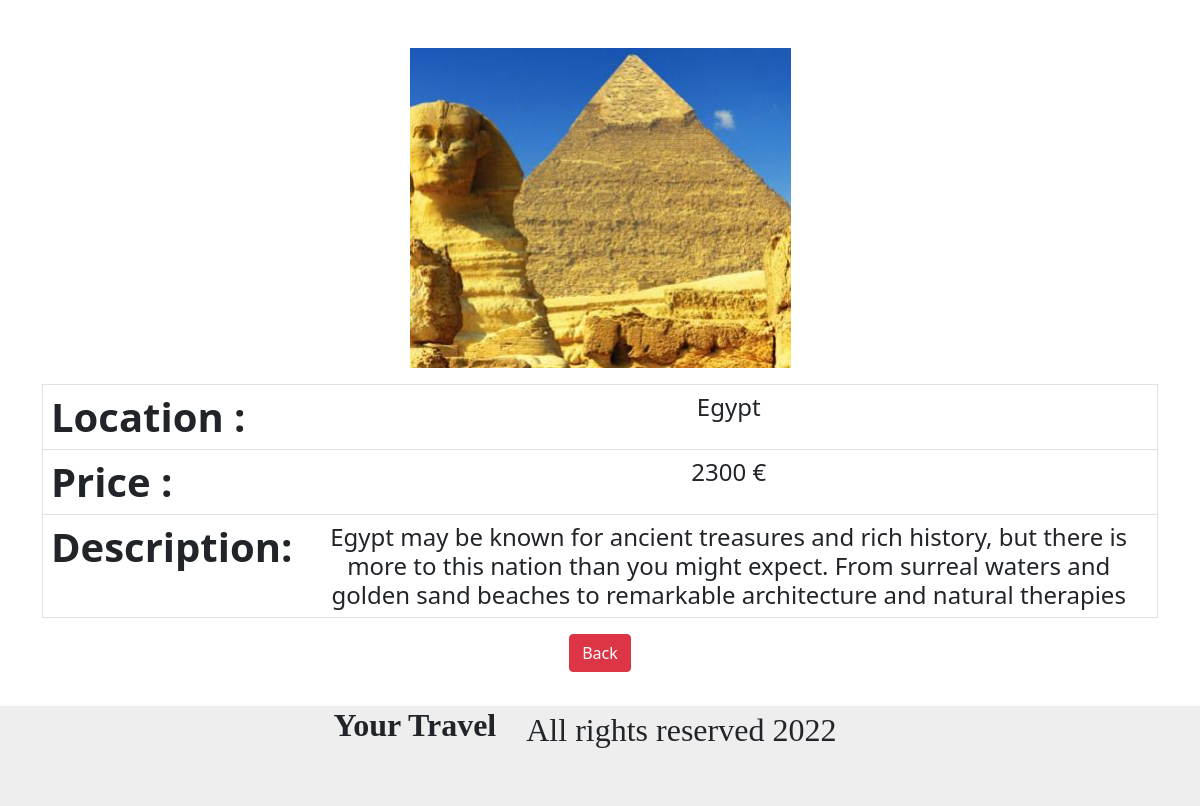
The page /more.php?id=2 on the database its author committed.
### tables this page shows
CREATE TABLE `trips` (
  `id` int(25) NOT NULL,
  `picture` varchar(255) NOT NULL,
  `location` varchar(150) NOT NULL,
  `price` varchar(11) NOT NULL,
  `description` varchar(250) NOT NULL
);

### more.php (the view, shortened to what this page needs)
<?php
require_once 'actions/db_connect.php';
if ($_GET['id']) {
    $id = $_GET['id'];
    $sql = "SELECT * FROM trips WHERE id = $id" ;
    $result = mysqli_query($conn,$sql);
    if(mysqli_num_rows($result)== 1) {
        $data=mysqli_fetch_assoc($result);
    } else {
        header("location: error.php");
    }
 } else {
    header( "location: error.php");
 }
?>
<!DOCTYPE html>
<html lang="en">
<head>
    <link rel="stylesheet" href="HTML/style.css">
    <link href="https://cdn.jsdelivr.net/npm/bootstrap@5.1.3/dist/css/bootstrap.min.css" rel="stylesheet">
</head>
<body>
    <div class="d-flex justify-content-center align-items-center mt-5 mb-2"
     style="background-image: url(pictures/<?php echo $data["picture"]?>); height: 40vh;
     background-size: contain; background-repeat: no-repeat; background-position: center;">
    </div>
    <div class="container">
        <div class="class=d-flex flex-column align-items-center py-2">
            <table class='table border border-4-light'>
                <tr>
                    <th class="h1 fw-bold ">Location :</th>
                    <td class="h4 text-center "><?php echo $data['location']?></td>
                </tr>
                <tr>
                    <th class="h1 fw-bold ">Price :</th>
                    <td class="h4 text-center "><?php echo $data['price'] ?> €</td>
                </tr>
                <tr>
                    <th class="h1 fw-bold ">Description:</th>
                    <td class="h4 text-center "> <?php echo $data['description']?> </td>
                </tr>
            </table>
            <div class="d-flex justify-content-center my-3">
                <a href="index.php" class='btn btn-danger'>Back</a>
            </div>
        </div>
    </div>
    <?php
        require_once 'HTML/footer.php';
    ?>
</body>
</html>

### HTML/style.css (style rules this page uses)
* { margin: 0; padding: 0; box-sizing: border-box; }
.container { margin: 0 auto; padding-left: 15px; padding-right: 15px; }

### rows shown on the page
trips: picture (picture), location "Egypt", price "2300", description "Egypt may be known for ancient treasures and rich history, but there is more to this nation than you might expect. From surreal waters and golden sand beaches to remarkable architecture and natural therapies"
